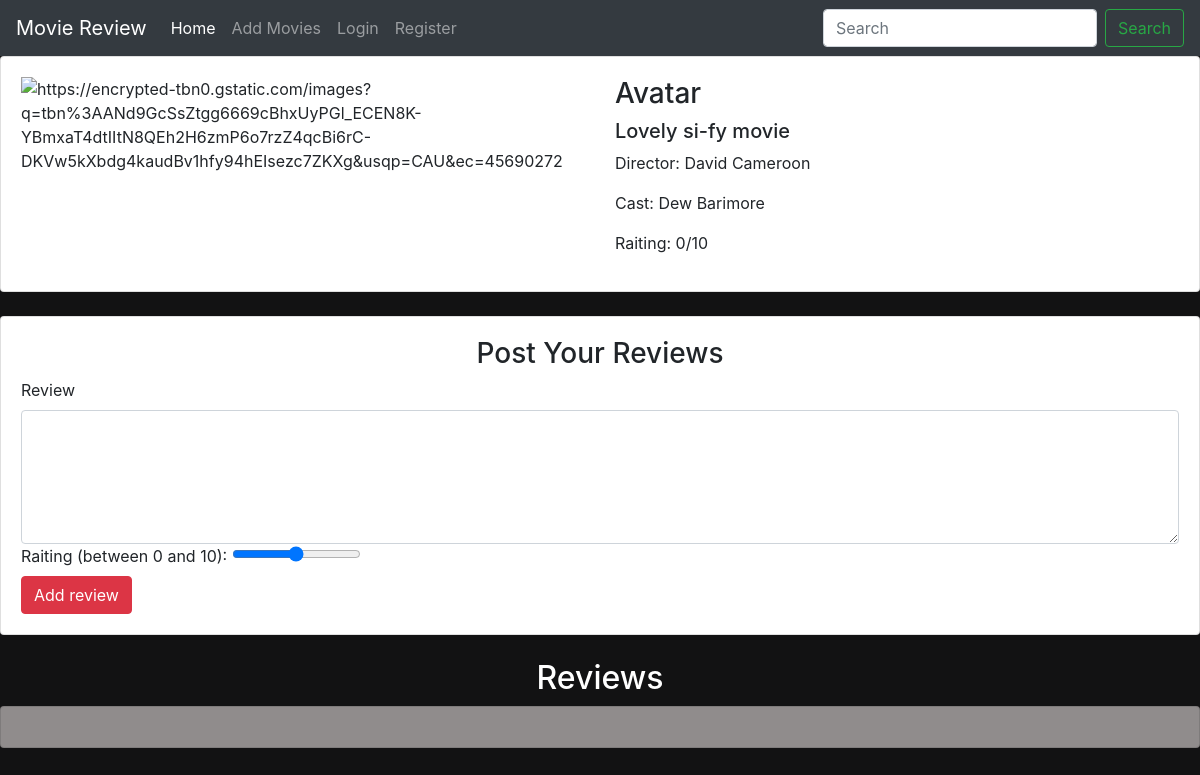
The page /ditail/4/ on the database as committed earlier.
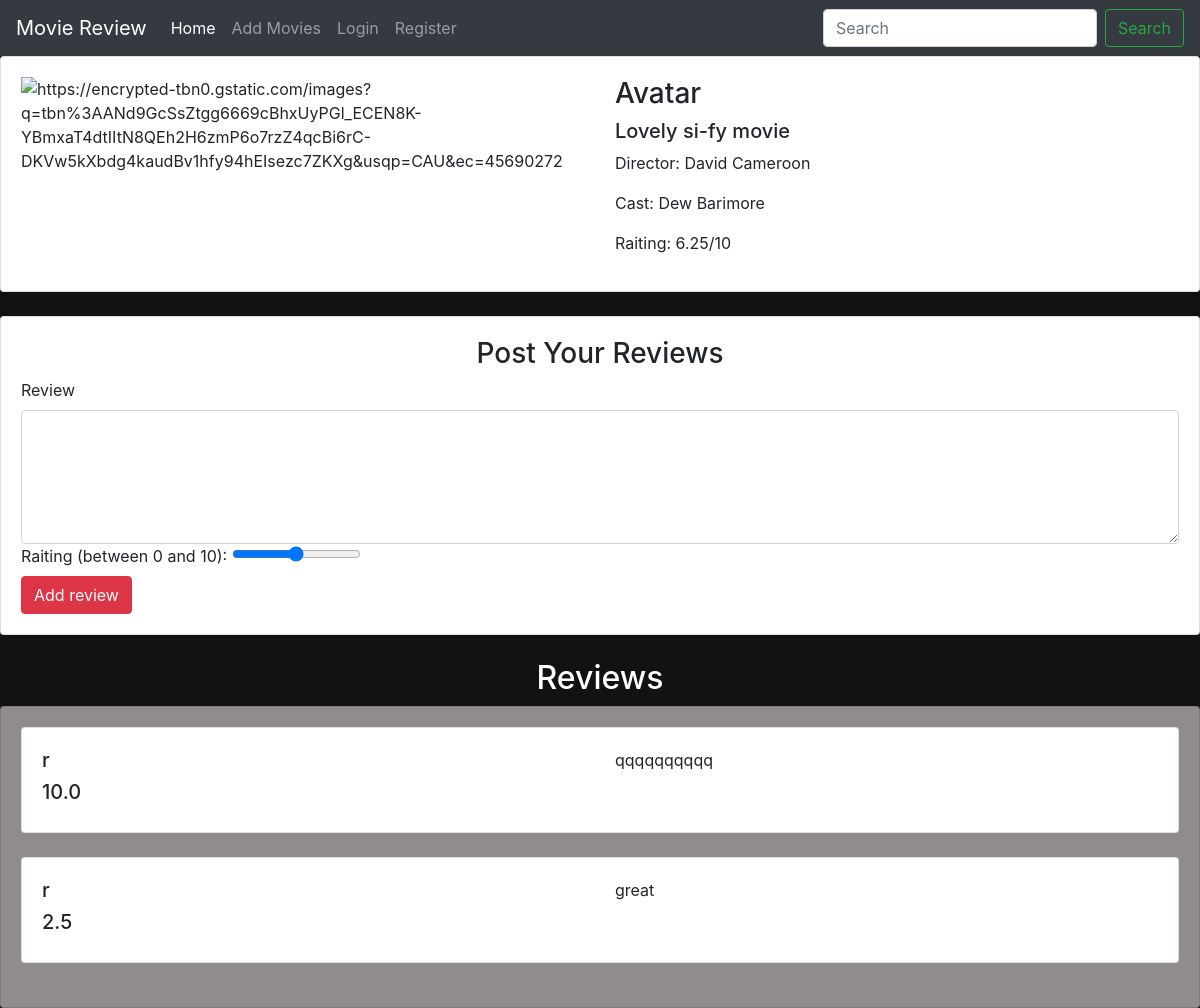
The same page on the database as committed later.
### main/models.py (models this page shows, shortened)
class Review(models.Model):
    user = models.ForeignKey(User, on_delete = models.CASCADE)
    movie = models.ForeignKey(Movie, on_delete = models.CASCADE)
    comment = models.TextField(max_length= 1000)
    raiting = models.FloatField(default=0)

### main/views.py (the view)
# urls.py: path("ditail/<int:id>/",views.ditail, name="ditail"),
def ditail(request,id):
    movie = Movie.objects.get(id=id)# Select everything(*) from the database with this id=id
    review = Review.objects.filter(movie=id).order_by("-comment")
    score = review.aggregate(Avg("raiting"))['raiting__avg']
    if score == None:
        score = 0
    context = { 'movie': movie,'reviews':review, 'averidge':score }
    return render(request, 'main/ditail.html',context)

### main/templates/main/ditail.html (shortened to what this page needs)
{% extends 'main/base.html' %}
{% block content %}
<div class="conteiner">
	<div class="card">
		<div class="card-body">
			<div class="row">
				<div class="col md-4">
				<img class="img fluid" src="{{movie.image}}" alt="{{movie.image}}">
				</div>
				<div class="col md-8">
				<h3 >{{ movie.name }}</h3>
				<h5 >{{ movie.description }}</h5>
				<p>Director: {{ movie.director }}</p>
				<p>Cast: {{ movie.cast }}</p>
				<p>Raiting: {{ averidge }}/10</p>
				</div>
			</div>
		</div>
	</div>
	<br>
	<div class="card">
		<div class="card-body">
		<h3 class="text-center">Post Your Reviews</h3>
		<form action="{% url 'main:add_review' movie.id %}" method="POST">
		<label for="comment">Review</label>
		<textarea name="comment" cols="8" rows="5" id="command" class="form-control"  ></textarea>
		<label for="raiting">Raiting (between 0 and 10):</label>
		<input type="range" id="raiting" step="0.5" name="raiting" min="0" max="10.0">
		<br>
		<input type="submit" class="btn btn-danger" value="Add review">
		</form>
		</div>
	</div>
	<br>
	<h2 class="text-center" style="color:white;">Reviews</h2>
	<div class="card" style="background-color:#908c8c">
		<div class="card-body">
		{% for review in reviews %}
			<div class="card" >
				<div class="card-body">
				<div class="row">
					<div class="col md-3">
						<h5 class="text-left">{{ review.user.username }}<h5>
						<h5>{{ review.raiting }}</h5>
					</div>
					<div class="col md-9">
						<p>{{ review.comment }}</p>
					</div>
				</div>
				</div>
			</div>
				<br>
		{% endfor %}
		</div>
	</div>
</div>
{% endblock %}

Rows that differ between the two databases and show on the page:
added Review: user.username "r", raiting "10.0", comment "qqqqqqqqqq"
added Review: user.username "r", raiting "2.5", comment "great"
Other text that changed with them:
{{ averidge }}: "0" → "6.25"
